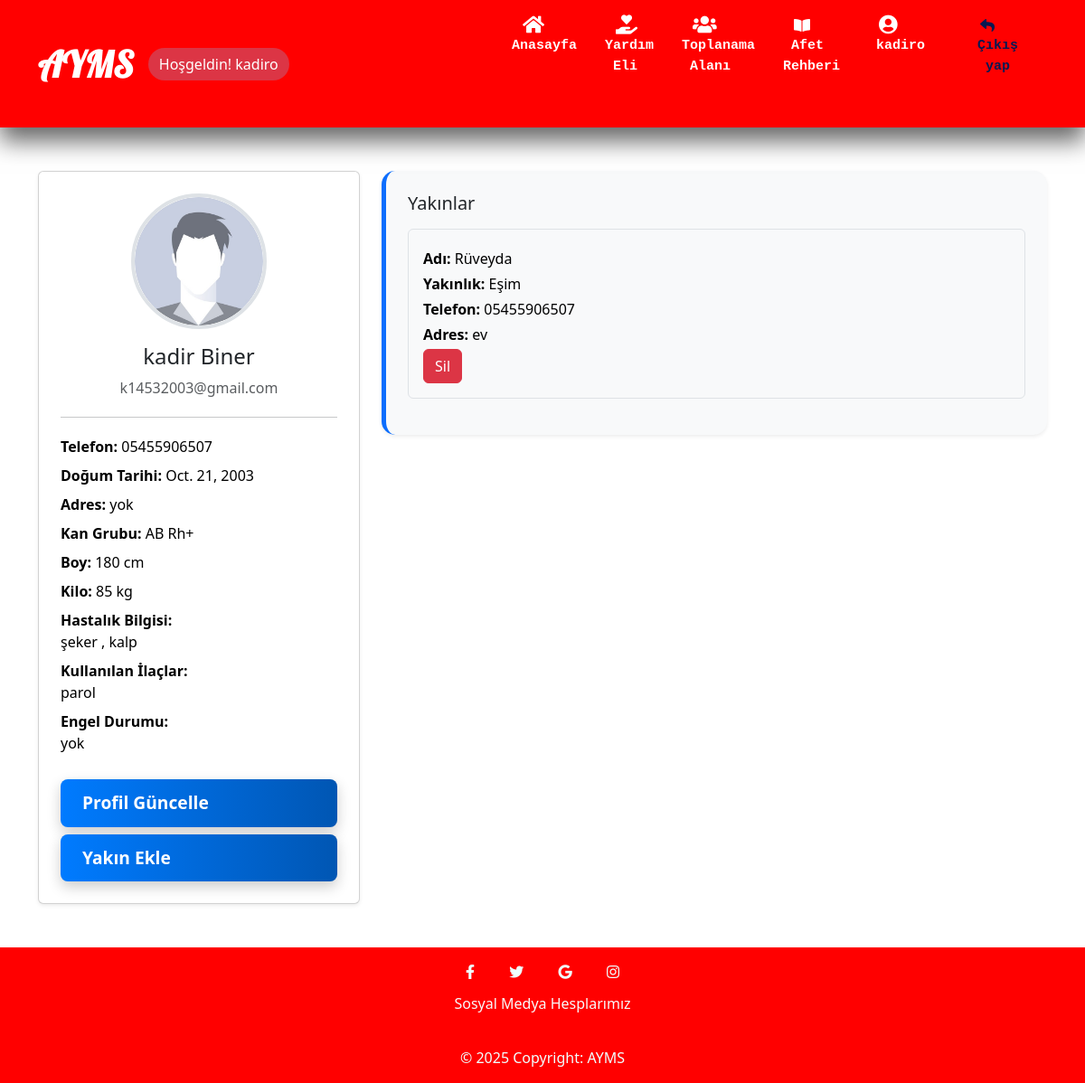
The page /profile/ (signed in) on the database its author committed.
### pages/models.py (models this page shows, shortened)
class Profile(models.Model):
    user = models.OneToOneField(User, on_delete=models.CASCADE )
    first_name = models.CharField("Ad", max_length=50)
    last_name = models.CharField("Soyad", max_length=50,blank=True, null=True)
    birth_date = models.DateField("Doğum Tarihi", null=True, blank=True)
    phone_number = models.CharField("Telefon Numarası", max_length=20)
    address = models.TextField("Adres", null=True, blank=True)
    email = models.EmailField("E-posta", null=True, blank=True)
    kan = models.CharField("Kan Grubu", max_length=20,blank=True, null=True)
    boy = models.CharField("Boy(cm)", max_length=20,blank=True, null=True)
    kilo = models.CharField("Kilo(kg)", max_length=20,blank=True, null=True)
    ilac = models.CharField("Kullandığım İlaçlar(varsa)", max_length=20,blank=True, null=True)
    hasta = models.CharField("Kronik Hastalık(varsa)", max_length=20,blank=True, null=True)
    engel = models.CharField("Engel Drumu(varsa)", max_length=20,blank=True, null=True)

class EmergencyContact(models.Model):
    profile = models.ForeignKey(Profile, on_delete=models.CASCADE, related_name="emergency_contacts")
    name = models.CharField("Yakın Adı", max_length=50,null=True)
    surname = models.CharField("Yakın Adı", max_length=50,blank=True, null=True)
    relationship = models.CharField("Yakınlık Derecesi", max_length=30 , null=True, blank=True)
    phone_number = models.CharField("Yakın Telefon", max_length=11,null=True, blank=True)
    address = models.TextField("Yakın Adresi",  max_length=100, default="Adres Girilmemiş" ,null=True, blank=True)
    email = models.EmailField("E-posta", null=True, blank=True)

### pages/views.py (the view)
# urls.py: path('profile/', views.profile, name='profile'),
@login_required
def profile(request):
    try:
        profile = Profile.objects.get(user=request.user)
    except Profile.DoesNotExist:
        messages.error(request, "Profil bulunamadı. Lütfen profilinizi oluşturun.")
        return redirect('update_profile')  # Profil oluşturma sayfasına yönlendirebilirsiniz.
    return render(request, 'pages/profile.html', {'profile': profile})

### pages/templates/pages/profile.html (shortened to what this page needs)
{% extends "layout.html" %}
{% load static %}
{% block css_style %}
<link rel="stylesheet" href="{% static 'pages/css/profile.css' %}" />
<link rel="stylesheet" href="{% static 'pages/css/styles.css' %}" />
{% endblock %}
{% block content %}
<div class="container my-5">
  <div class="row g-4">
    <div class="col-lg-4">
      <div class="card shadow-sm p-4">
        <div class="text-center">
          <img
            src="{% static 'pages/img/pro-1.jpg' %}"
            class="rounded-circle"
            alt="Kullanıcı Fotoğrafı"
            width="150"
            height="150"
          />
          <h4 class="mt-3">{{ profile.first_name }} {{ profile.last_name }}</h4>
          <p class="text-muted">{{ profile.email }}</p>
        </div>
        <hr />
        <p><strong>Telefon:</strong> {{ profile.phone_number }}</p>
        <p><strong>Doğum Tarihi:</strong> {{ profile.birth_date }}</p>
        <p><strong>Adres:</strong> {{ profile.address }}</p>
        <p><strong>Kan Grubu:</strong> {{ profile.kan }}</p>
        <p><strong>Boy:</strong> {{ profile.boy }} cm</p>
        <p><strong>Kilo:</strong> {{ profile.kilo }} kg</p>
        <p><strong>Hastalık Bilgisi:</strong><br />{{ profile.hasta|default:"Yok" }}</p>
        <p><strong>Kullanılan İlaçlar:</strong><br />{{ profile.ilac|default:"Yok" }}</p>
        <p><strong>Engel Durumu:</strong><br />{{ profile.engel|default:"Yok" }}</p>
        <div class="d-grid gap-2 mt-4">
          <a href="{% url 'update_profile' %}" class="profile-update-btn">Profil Güncelle</a>
          <a href="{% url 'yakin_ekle' %}" class="profile-update-btn">Yakın Ekle</a>
        </div>
      </div>
    </div>
    <div class="col-lg-8">
      <div class="contact-card p-4 shadow-sm">
        <h5 class="mb-3">Yakınlar</h5>
        {% for contact in profile.emergency_contacts.all %}
          <div class="border rounded p-3 mb-3">
            <p><strong>Adı:</strong> {{ contact.name }}</p>
            <p><strong>Yakınlık:</strong> {{ contact.relationship }}</p>
            <p><strong>Telefon:</strong> {{ contact.phone_number }}</p>
            <p><strong>Adres:</strong> {{ contact.address }}</p>
            <form method="POST" action="{% url 'delete_contact' contact.id %}" onsubmit="return confirm('Bu kişiyi silmek istediğinizden emin misiniz?')">
              <button type="submit" class="btn btn-danger">Sil</button>
            </form>
          </div>
        {% empty %}
          <p>Henüz yakın bilgisi eklenmemiş.</p>
        {% endfor %}
      </div>
    </div>
  </div>
</div>
{% endblock %}

### templates/layout.html (shortened to what this page needs)
{% load static %}
<!DOCTYPE html>
<html lang="en">
  <head>
    <link
      rel="stylesheet"
      href="https://unpkg.com/leaflet@1.7.1/dist/leaflet.css"
    />
    <link rel="stylesheet" href="{% static 'css/bootstrap.css' %}" />
    <link
      href="https://cdnjs.cloudflare.com/ajax/libs/font-awesome/5.15.3/css/all.min.css"
      rel="stylesheet"
    />
    <link href="https://cdn.jsdelivr.net/npm/@n8n/chat/dist/style.css" rel="stylesheet" />
    {% block css_style %} {% endblock %} {% block js_script %}{% endblock%}
  </head>
  <body class="d-flex flex-column min-vh-100">
    <header>
      <nav class="navbar navbar-expand-lg navbar-dark custom-navbar">
        <div class="container">
          <a class="navbar-brand logo-navbar" href="/">AYMS</a>
          {%if user.is_authenticated %}
            <a class="kull" href="/profile">Hoşgeldin! {{user.username}} </a>
          {% endif %}
          <div class="collapse navbar-collapse" id="navbarNav">
            <ul class="navbar-nav ms-auto">
              <li class="nav-item">
                <a class="nav-link active" href="/">
                  <i class="fas fa-home fa-lg"></i>
                    <pre>Anasayfa</pre>
                </a>
              </li>
              <li class="nav-item">
                <a class="nav-link active" href="/#acil-bildirim">
                  <i class="fas fa-hand-holding-heart fa-lg"></i>
                    <pre>Yardım<br/> Eli</pre>
                </a>
              </li>
              <li class="nav-item">
                <a class="nav-link active" href="/alan">
                  <i class="fas fa-users fa-lg"></i>
                    <pre>Toplanama<br/> Alanı</pre>
                </a>
              </li>
              <li class="nav-item">
                <a class="nav-link active" href="/destek">
                  <i class="fas fa-book-open"></i>
                    <pre> Afet<br>Rehberi</pre>
                  </a
                >
              </li>
              {%if user.is_authenticated %}
              <li class="nav-item">
                <a class="nav-link active" href="/profile">
                  <i class="fas fa-user-circle fa-lg"></i>
                  <pre> {{user.username}}  </pre>
                </a>
              </li>
              {% endif %}
              {%if user.is_authenticated %}
              <li class="nav-item">
                <a class="nav-link active" href="{% url 'user_logout'%}">
                  <i class="fas fa-reply "style="color: #071952;"></i>
                  <h style="color: #071952; ">
                  <pre> Çıkış <br>  yap</pre>
                  <h6>
                </a>
              </li>
              {% endif %}
            </ul>
          </div>
        </div>
      </nav>
    </header>
    {% block content %}{% endblock %}
    <footer class="bg-body-tertiary text-center mt-auto">
      <div class="p-1 custom-footer">
        <a
          data-mdb-ripple-init
          class="btn btn-outline btn-floating m-1"
          href="#!"
          role="button"
          ><i class="fab fa-facebook-f"></i
        ></a>
        <a
          data-mdb-ripple-init
          class="btn btn-outline btn-floating m-1"
          href="#!"
          role="button"
          ><i class="fab fa-twitter"></i
        ></a>
        <a
          data-mdb-ripple-init
          class="btn btn-outline btn-floating m-1"
          href="#!"
          role="button"
          ><i class="fab fa-google"></i
        ></a>
        <a
          data-mdb-ripple-init
          class="btn btn-outline btn-floating m-1"
          href="#!"
          role="button"
          ><i class="fab fa-instagram"></i
        ></a>
        <section class="mb-10 text-light">
          <p>Sosyal Medya Hesplarımız</p>
        </section>
      </div>
      <div class="text-center p-3" style="background-color: red; color: azure">
        © 2025 Copyright: AYMS
      </div>
    </footer>
  </body>
</html>

### pages/static/pages/css/profile.css (style rules this page uses)
.card p { margin: 4px 0; color: #000000; }
.card img { border: 4px solid #dee2e6; }
.profile-update-btn { display: inline-block; background: linear-gradient(to right, #007bff, #0056b3); color: white; padding: 12px 24px; font-size: 1.2rem; font-weight: 600; text-decoration: none; border-radius: 8px; box-shadow: 0 6px 15px rgba(0, 0, 0, 0.2); transition: all 0.3s ease-in-out; }
.profile-update-btn { background-color: #007bff; color: white; padding: 12px 24px; border-radius: 8px; text-decoration: none; font-weight: bold; transition: background-color 0.3s ease; }
.contact-card { background-color: #f8f9fa; border-left: 5px solid #0d6efd; border-radius: 15px; box-shadow: 0 8px 20px rgba(0, 0, 0, 1); }
.contact-card p { margin: 4px 0; color: #000000; }

### pages/static/pages/css/styles.css (style rules this page uses)
.custom-navbar { background-color: rgb(255, 0, 0); font-weight: bold; box-shadow: 0 15px 25px rgba(0, 0, 0, 0.6); }
.logo-navbar { font-family: "Lobster", sans-serif; font-size: 40px; }
.nav-link i { margin-left: 12px; }
.nav-link pre { font-size: 15px; margin-right: 15px; }
.kull { font-weight: 500; font-size: 1rem; color: #fff; background-color: #dc3545; padding: 6px 12px; border-radius: 20px; text-decoration: none; transition: all 0.3s ease; margin-left: auto; }
footer a { color: azure !important; }
.custom-footer { background-color: rgb(255, 0, 0); }

### rows shown on the page
Profile: first_name "kadir", last_name "Biner", email "k14532003@gmail.com", phone_number "05455906507", birth_date "Oct. 21, 2003", address "yok", kan "AB Rh+", boy "180", kilo "85", hasta "şeker , kalp", ilac "parol", engel "yok"
EmergencyContact: name "Rüveyda", relationship "Eşim", phone_number "05455906507", address "ev"

### other values the page prints
{{ user.username }} "kadiro"
